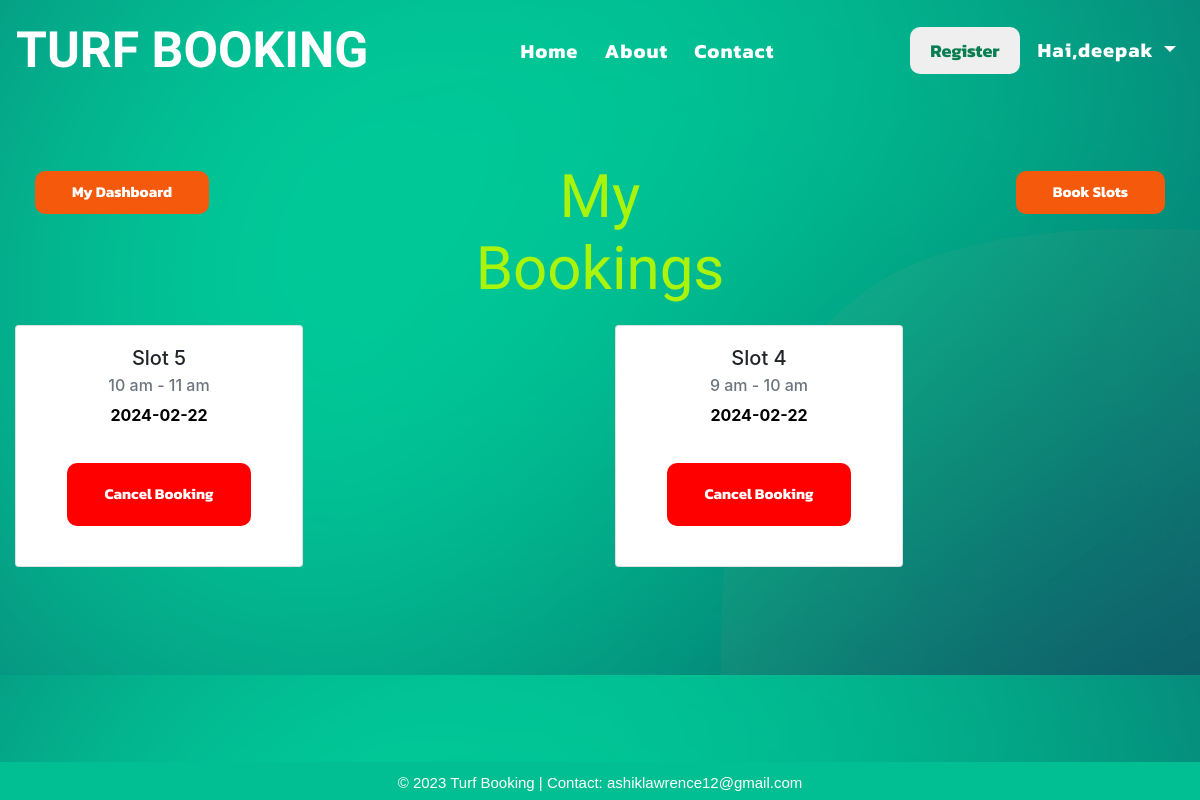
The app's page /mybookings (signed in) with its own data.
### app1/models.py (models this page shows)
class BookedSlot(models.Model):
    Bookingid = models.TextField()
    Slotname = models.CharField(max_length=50)
    Timerange = models.TextField()
    Bookedby = models.TextField()
    Bookeddate = models.TextField()
    Slotdate = models.TextField()

### app1/views.py (the view)
# urls.py: path('mybookings',views.mybookings,name='mybookings'),
@login_required(login_url='login')
def mybookings(request):
    a = request.user
    y = BookedSlot.objects.filter(Bookedby=a)
    x = reversed(y)
    ex = BookedSlot.objects.filter(Bookedby=a).exists()
    return render(request,'mybookings.html',{'key':x,'exist':ex})

### templates/mybookings.html (shortened to what this page needs)
{% include 'base.html' %}
{% load static %}
<!DOCTYPE html>
<html lang="en">
<head>
  <link rel="stylesheet" href="https://cdn.jsdelivr.net/npm/bootstrap@4.0.0/dist/css/bootstrap.min.css"
 />
</head>
<body>
  <div class="container-fluid" id="maincont">
    <div class="row">
      <div class="col-4">
        <a href="main"><button id="btn2" class="btn" style="float: left;">My Dashboard</button></a>
      </div>
      <div class="col-4">
        <h1 style="text-align: center">My Bookings</h1>
      </div>
      <div class="col-4">
        <a href="viewslot"><button id="btn2" class="btn">Book Slots</button></a>
      </div>
    </div>
    <div class="row">
      {% if exist %}
      {% for i in key %}
      <div class="col-sm" id="cols">
        <div class="card" style="width: 18rem">
          <div class="card-body">
            <h5 class="card-title">{{i.Slotname}}</h5>
            <h6 class="card-subtitle mb-2 text-muted">{{i.Timerange}}</h6>
            <div class="col-12">
              <p style="text-align: center; color: black; font-weight: bold;">
                {{ i.Slotdate }}
              </p>
            </div>
            <form action="cancelbooking" method="post">
              <button action="submit" id="btn1" class="btn">Cancel Booking</button>
            </form>
          </div>
        </div>
      </div>
      {% endfor %}
    </div>
  </div>
  {% else %}
    <p class="no_book">No Bookings available!</p>
    {% endif %}
</body>
</html>

### templates/base.html (shortened to what this page needs)
<!DOCTYPE html>
{% load static %}
<html lang="en">
<head>
  <link rel="stylesheet" href="https://cdn.jsdelivr.net/npm/bootstrap@4.0.0/dist/css/bootstrap.min.css"
 />
</head>
<body>
  <nav class="navbar navbar-expand-lg navbar-dark" id="navbc">
    <a class="navbar-brand" href="index">TURF BOOKING</a>
    <div class="collapse navbar-collapse" id="navbarNav">
      <ul class="navbar-nav ml-auto" id="navbarlnk">
        <li class="nav-item">
          <a class="nav-link" href="index">Home <span class="sr-only">(current)</span></a>
        </li>
        <li class="nav-item">
          <a class="nav-link" href="about">About</a>
        </li>
        <li class="nav-item">
          <a class="nav-link" href="contact">Contact</a>
        </li>
      </ul>
      <ul class="navbar-nav ml-auto" id="navlbtn">
        <a href="register"><button type="button" class="btnbor1">Register</button></a>
        {% if request.user.is_authenticated %}
        <li class="nav-item dropdown">
          <a class="nav-link dropdown-toggle" href="#" id="navbarDropdownMenuLink" data-toggle="dropdown"
            aria-haspopup="true" aria-expanded="false">
            Hai,<span style="font-weight: bold">{{ request.user }}</span>
          </a>
        {% else %}
        <a href="login"><button type="button" class="btnbor2">Login</button></a>
        {% endif %}
        </li>
      </ul>
    </div>
  </nav>
  <footer>
    <p>&copy; 2023 Turf Booking | Contact: ashiklawrence12@gmail.com</p>
  </footer>
</body>
</html>

### templates/base.html (style rules this page uses)
.nav-link { color: white !important; font-size: 20px; font-family: "Kanit", sans-serif; font-weight: bold; letter-spacing: 1px; transition: 1s; margin-left: 10px; padding-left: 5px; padding-right: 5px; }
footer { position: fixed; background-color: #02bf93; width: 100%; bottom: 0px; padding-top: 10px; margin-bottom: -10px; z-index: 1; }
footer p { text-align: center; color: white; font-size: 15px; font-family: "Gill Sans", "Gill Sans MT", Calibri, "Trebuchet MS", sans-serif; }
#navbc { background-color: transparent !important; }
.btnbor1 { color: #097e52; border: white; font-weight: bold; font-size: 18px; margin-left: 10px; padding: 10px; padding-left: 20px; padding-right: 20px; border-radius: 10px; transition: 1s; font-family: "Kanit", sans-serif; }
.navbar-brand { font-size: 50px !important; font-weight: bold; font-family: "Teko", sans-serif; }

### records on screen
BookedSlot: Slotname "Slot 5", Timerange "10 am - 11 am", Slotdate "2024-02-22"
BookedSlot: Slotname "Slot 4", Timerange "9 am - 10 am", Slotdate "2024-02-22"

### other values on screen
{{ request.user }} "deepak"
